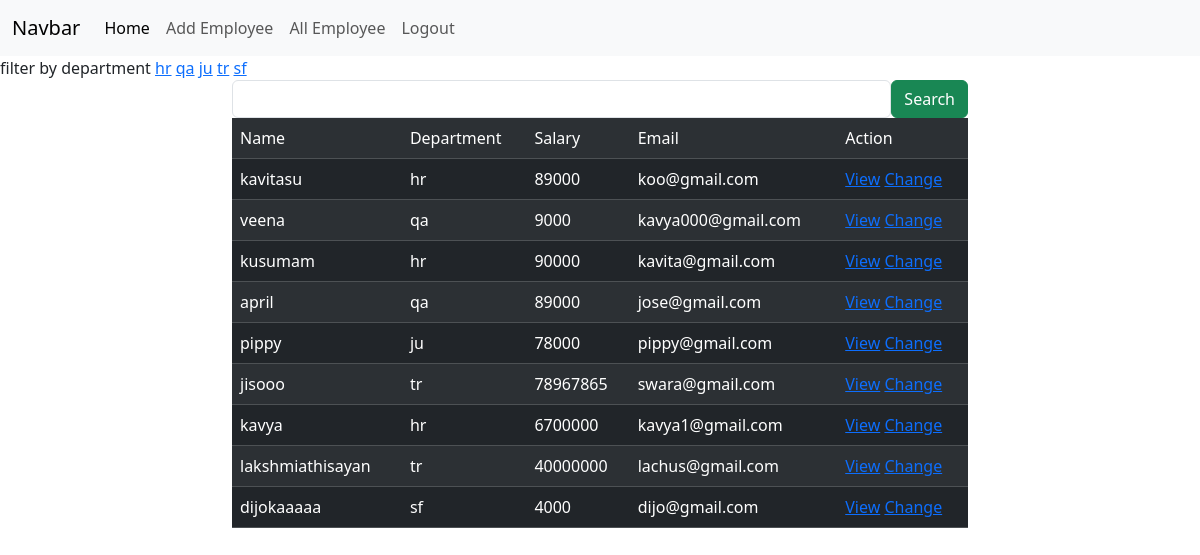
/employees/all (signed in), run on the app's committed database.
### crm/models.py (models this page shows)
class Employees(models.Model):
    name=models.CharField(max_length=100)
    department=models.CharField(max_length=100)
    salary=models.PositiveIntegerField()
    email=models.EmailField(unique=True)
    age=models.PositiveIntegerField(max_length=100)
    contact=models.CharField(max_length=100)
    image=models.ImageField(upload_to="images",null=True,blank=True)
    dob=models.DateField(null=True,blank=True)

### crm/views.py (the view, shortened to what this page needs)
# urls.py: path("employees/all",views.EmployeeListView.as_view(),name="emp-all"),
@method_decorator(signin_required,name="dispatch")
class EmployeeListView(View):
    def get(self,request,*args,**kwargs):
        qs=Employees.objects.all()
        departments=Employees.objects.all().values_list("department",flat=True).distinct()
        print(departments)
        if "department" in request.GET:
            dept=request.GET.get("department")
            qs=qs.filter(department__iexact=dept)
        return render(request,"emp_list.html",{"data":qs,"department":departments})

### crm/views.py (called while the page is built)
def signin_required(fn):
    def wrapper(request,*args,**kwargs):
        if not request.user.is_authenticated:
            messages.error(request,"in  valid session")
            return redirect("signin")
        else:
            return fn(request,*args,**kwargs)
    return wrapper

### crm/templates/emp_list.html (shortened to what this page needs)
{%extends 'base.html'%}
{%block body_block %}
<div>
    filter by department
    {%for dep in department%}
    <a href="{%url 'emp-all'%}?department={{dep}}">{{dep}}</a>
    {%endfor%}
</div>
<div class="container">
    <div class="row">
        <div class="col-2"></div>
        <div class="col-8">
            <form action="" method="post">
                <div class="d-flex">
                <input type="text" name="box" class="form-control">
                <button type="submit" class="btn btn-success">Search</button>
            </form>
        </div>
        </div>
        <div class="col-2"></div>
    </div>
<div class="container">
    <div class="row">
        <div class="col-2"></div>
        <div class="col-8">
               <table class="table table-dark table-striped caption-top">
                <tr>
                    <td>Name</td>
                    <td>Department</td>
                    <td>Salary</td>
                    <td>Email</td>
                    <td>Action</td>
                </tr>
                {%for emp in data%}
                <tr>
                    <td>{{emp.name}}</td>
                    <td>{{emp.department}}</td>
                    <td>{{emp.salary}}</td>
                    <td>{{emp.email}}</td>
                    <td><a href="{%url 'emp-detail' emp.id%}">View</a>
                    <a href="{%url 'emp-edit' emp.id%}">Change</a>
                    </td>
                </tr>
                {%endfor%}
               </table>
        </div>
        <div class="col-2"></div>
    </div>
</div>
{%endblock%}

### crm/templates/base.html (shortened to what this page needs)
<!DOCTYPE html>
<html lang="en">
<head>
    <link href="https://cdn.jsdelivr.net/npm/bootstrap@5.3.2/dist/css/bootstrap.min.css" rel="stylesheet">
</head>
<body>
    <nav class="navbar navbar-expand-lg bg-body-tertiary">
        <div class="container-fluid">
          <a class="navbar-brand" href="#">Navbar</a>
          <div class="collapse navbar-collapse" id="navbarNav">
            <ul class="navbar-nav">
              <li class="nav-item">
                <a class="nav-link active" aria-current="page" href="#">Home</a>
              </li>
              <li class="nav-item">
                <a class="nav-link" href="{%url 'emp-add'%}">Add Employee</a>
              </li>
              <li class="nav-item">
                <a class="nav-link" href="{%url 'emp-all'%}">All Employee</a>
              </li>
              <li class="nav-item">
                <a class="nav-link" href="{%url 'signout'%}">Logout</a>
              </li>
            </ul>
          </div>
        </div>
      </nav>
      {%block body_block %}
      {%endblock%}
</body>
</html>

### data on the page
Employees: name "kavitasu", department "hr", salary "89000", email "koo@gmail.com"
Employees: name "veena", department "qa", salary "9000", email "kavya000@gmail.com"
Employees: name "kusumam", department "hr", salary "90000", email "kavita@gmail.com"
Employees: name "april", department "qa", salary "89000", email "jose@gmail.com"
Employees: name "pippy", department "ju", salary "78000", email "pippy@gmail.com"
Employees: name "jisooo", department "tr", salary "78967865", email "swara@gmail.com"
Employees: name "kavya", department "hr", salary "6700000", email "kavya1@gmail.com"
Employees: name "lakshmiathisayan", department "tr", salary "40000000", email "lachus@gmail.com"
Employees: name "dijokaaaaa", department "sf", salary "4000", email "dijo@gmail.com"

### other printed values
{{ dep }} "hr" "qa" "ju" "tr" "sf"
